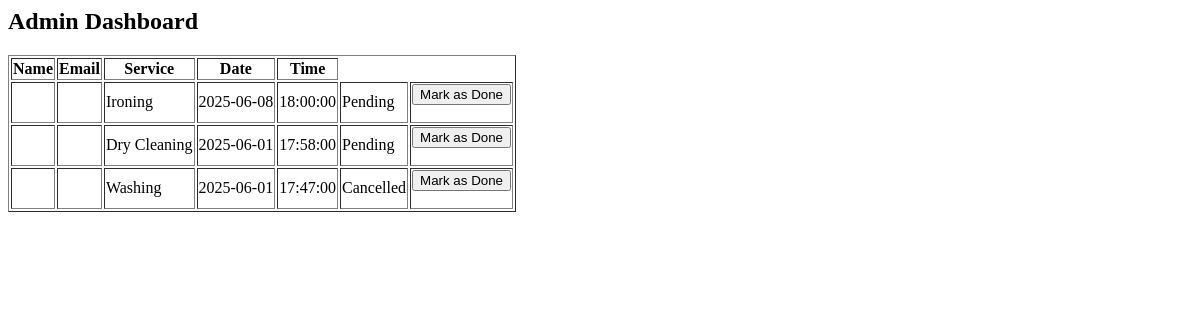
Page /admin (signed in) on the earlier database version.
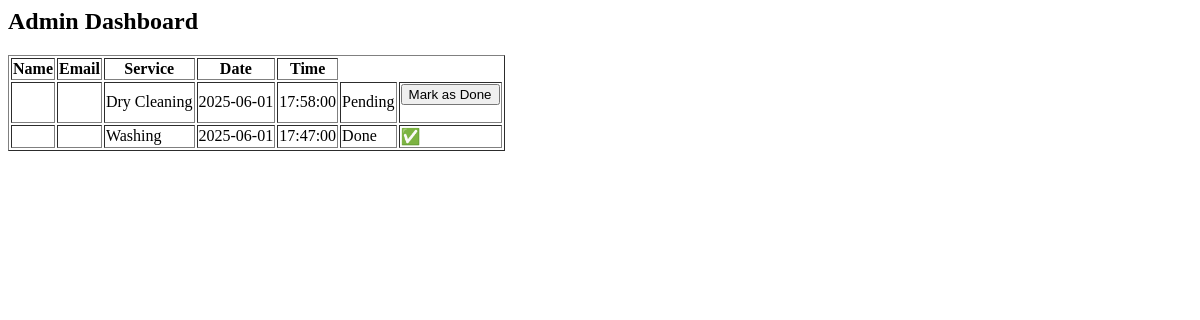
Same page on the later database version.
### app.py (models this page shows)
class Booking(db.Model):
    id = db.Column(db.Integer, primary_key=True)
    user_id = db.Column(db.Integer, db.ForeignKey('user.id'), nullable=False)
    phone = db.Column(db.String(15))
    address = db.Column(db.String(250))
    service = db.Column(db.String(100))
    date = db.Column(db.Date)
    time = db.Column(db.Time)
    status = db.Column(db.String(50), default='Pending')
    created_at = db.Column(db.DateTime, default=datetime.utcnow)

### app.py (the view)
@app.route('/admin')
@login_required
@admin_required
def admin_dashboard():
    bookings = Booking.query.order_by(Booking.created_at.desc()).all()
    users = User.query.all()
    return render_template('admin.html', bookings=bookings, users=users)

### app.py (called while the page is built)
def admin_required(f):
    @wraps(f)
    def decorated_function(*args, **kwargs):
        if not current_user.is_authenticated or not current_user.is_admin:
            flash("Access denied: Admins only.")
            return redirect(url_for('home'))
        return f(*args, **kwargs)
    return decorated_function

@login_manager.user_loader
def load_user(user_id):
    return User.query.get(int(user_id))

### templates/admin.html
<h2>Admin Dashboard</h2>
<table border="1">
  <tr>
    <th>Name</th><th>Email</th><th>Service</th><th>Date</th><th>Time</th>
  </tr>
  {% for booking in bookings %}
  <tr>
    <td>{{ booking.name }}</td>
    <td>{{ booking.email }}</td>
    <td>{{ booking.service }}</td>
    <td>{{ booking.date }}</td>
    <td>{{ booking.time }}</td>
     <td>{{ booking.status }}</td>
    <td>
      {% if booking.status != 'Done' %}
        <form method="POST" action="{{ url_for('mark_done', booking_id=booking.id) }}">
          <button type="submit">Mark as Done</button>
        </form>
      {% else %}
        ✅
      {% endif %}
    </td>
  </tr>
  {% endfor %}
</table>

Differences in the rows shown:
removed Booking: service "Ironing", date "2025-06-08", time "18:00:00", status "Pending"
changed Booking "Washing": status "Cancelled" → "Done"; status "Mark as Done" → "✅"
